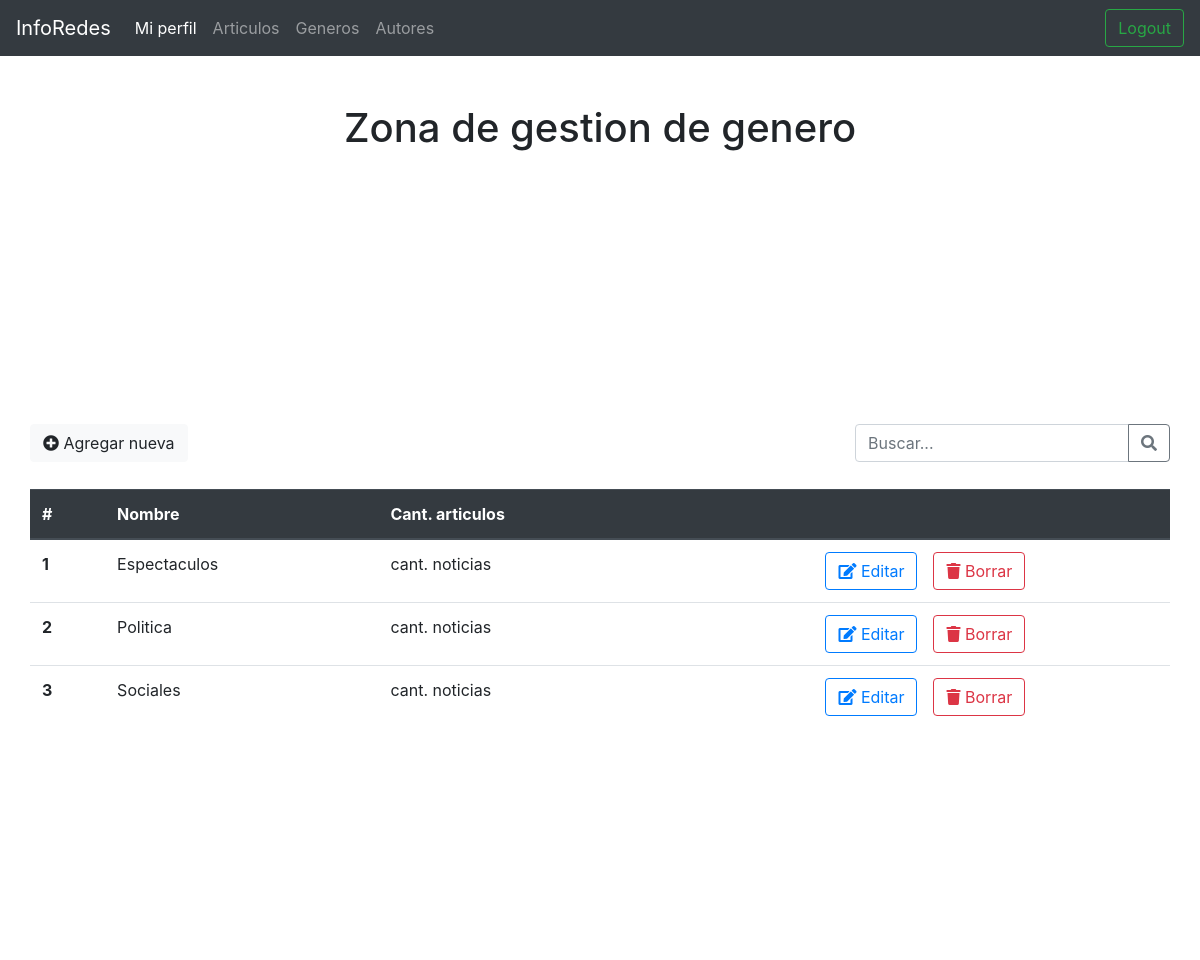
The app's page /Diario/admin/registro_genero.php (signed in) with its own data.
### tables this page shows
CREATE TABLE `genero` (
  `id` int(10) UNSIGNED NOT NULL,
  `nombre` varchar(50) NOT NULL,
  `activo` int(11) NOT NULL DEFAULT '1'
);

### backend/base_datos.php (called while the page is built, shortened)
<?php
    $conexion = NULL;
    function getConexion()
    {
        global $conexion;
        if($conexion){
            return $conexion;
        }else{
            $conexion = mysqli_connect(HOST, USER, PWD, DB);
            mysqli_set_charset($conexion,"utf8");
            return $conexion;
        }
    }
    function ejecutarConsulta($sql){
        $conexion = getConexion();
        $response = mysqli_query($conexion,$sql);
        $tipo_sql = substr( $sql , 0 , 6);
        if( $tipo_sql=="INSERT" || $tipo_sql=="UPDATE" ){
            return mysqli_insert_id( $conexion );
        }else{
           return  mysqli_fetch_all($response, MYSQLI_ASSOC);
        }
    }
?>

### backend/genero_crud.php (called while the page is built, shortened)
<?php
    require_once 'base_datos.php';
    function getGenero( $id=NULL ){
        $where = "";
        $sql = "SELECT genero.* FROM genero" . $where;
        return ejecutarConsulta($sql);
    }
?>

### Diario/admin/registro_genero.php (the view, shortened to what this page needs)
<?php
 require "../../backend/genero_crud.php";
	$listaGeneros = getGenero();
?>
<!DOCTYPE html>
<html lang="en">
<head>
	<link rel="stylesheet" href="estilos.css">
	 <link rel="stylesheet" href="https://use.fontawesome.com/releases/v5.3.1/css/all.css">
	<link rel="stylesheet" href="https://stackpath.bootstrapcdn.com/bootstrap/4.4.0/css/bootstrap.min.css">
</head>
<body>
<h1 class="text-center mt-5">Zona de gestion de genero</h1>
<div class="container">
	<div class="row  d-flex justify-content-between mt-5">
		<button class="btn btn-light" onclick="desplegarForm()"><i class="fas fa-plus-circle"></i> Agregar nueva</button>
		<form >
			<div class="input-group">
				<input type="text" class="form-control" placeholder="Buscar..." aria-label="Recipient's username" aria-describedby="button-addon2">
				<div class="input-group-append">
					<button class="btn btn-outline-secondary" type="button" id="button-addon2"><i class="fas fa-search"></i></button>
				</div>
			</div>
		</form>
	</div>
	<div class="row mt-3">
		<table class="table table-hover">
			<thead class="thead-dark">
				<tr>
				<th scope="col">#</th>
				<th scope="col">Nombre</th>
				<th scope="col">Cant. articulos</th>
				<th scope="col " >
				</th>
				</tr>
			</thead>
			<tbody>
				<?php
					foreach( $listaGeneros as $genero ) {
						echo "  <tr>
								<th scope='row'>{$genero['id']}</th>
								<td>{$genero['nombre']}</td>
								<td>cant. noticias</td>
								<td class='text-center'><a href='#' class='btn btn-outline-primary mr-3'><i class='fas fa-edit'></i> Editar</a><a href='#' class='btn btn-outline-danger'><i class='fas fa-trash'></i> Borrar</a></td>
								</tr>";
					}
				?>
			</tbody>
		</table>
	</div>
</div>
</body>
</html>

### Diario/admin/estilos.css (style rules this page uses)
html, body { height: 100%; font-family: "Numans", sans-serif; }
.container { height: 100%; align-content: center; }
table { margin-top: 1%; margin-bottom: 2%; padding: 10%; }
.container { background-color: white; }

### records on screen
genero: id "1", nombre "Espectaculos"
genero: id "2", nombre "Politica"
genero: id "3", nombre "Sociales"
